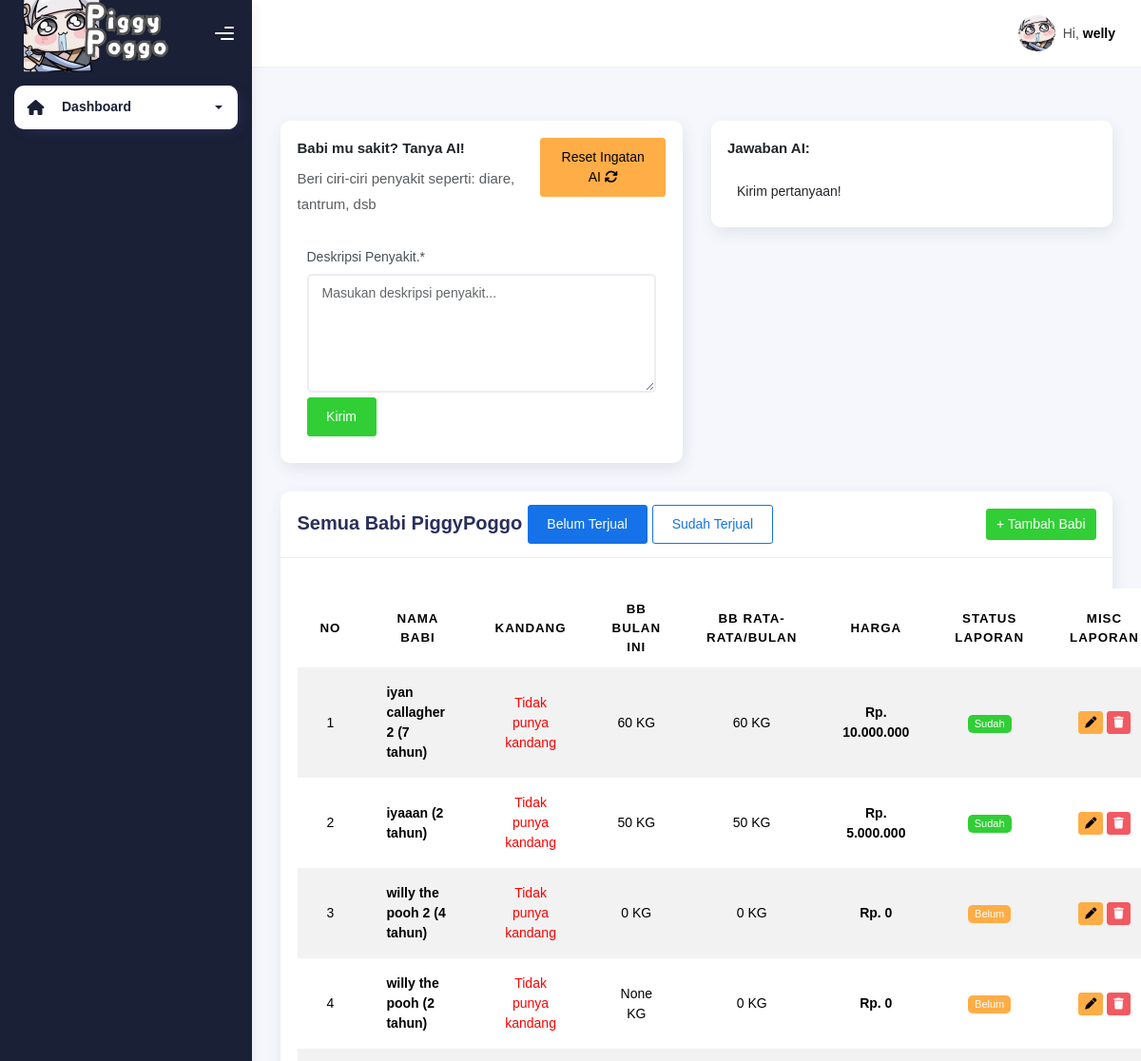
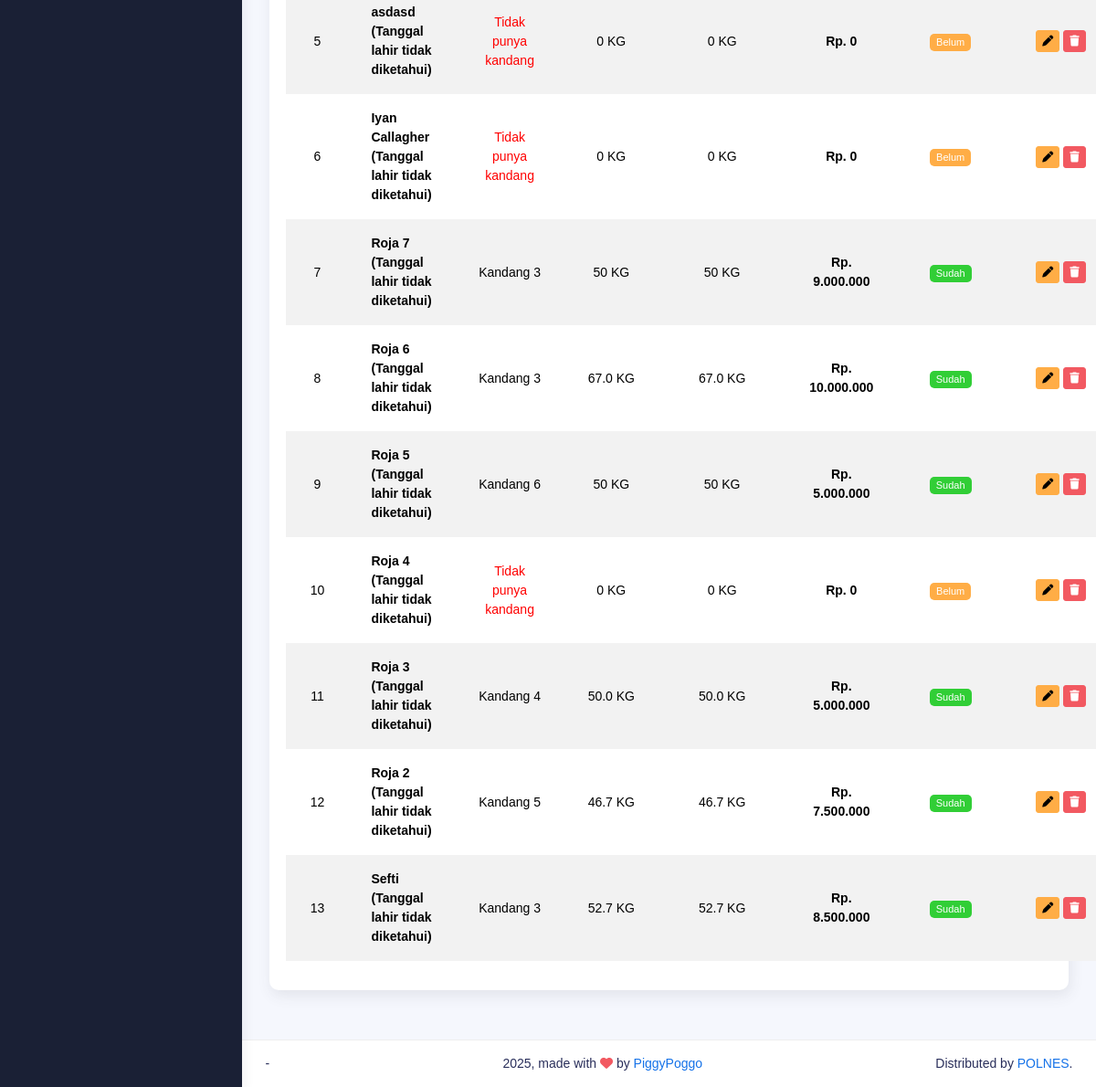
The page /babi (signed in) on the database as committed earlier (2 pictures, top to bottom).
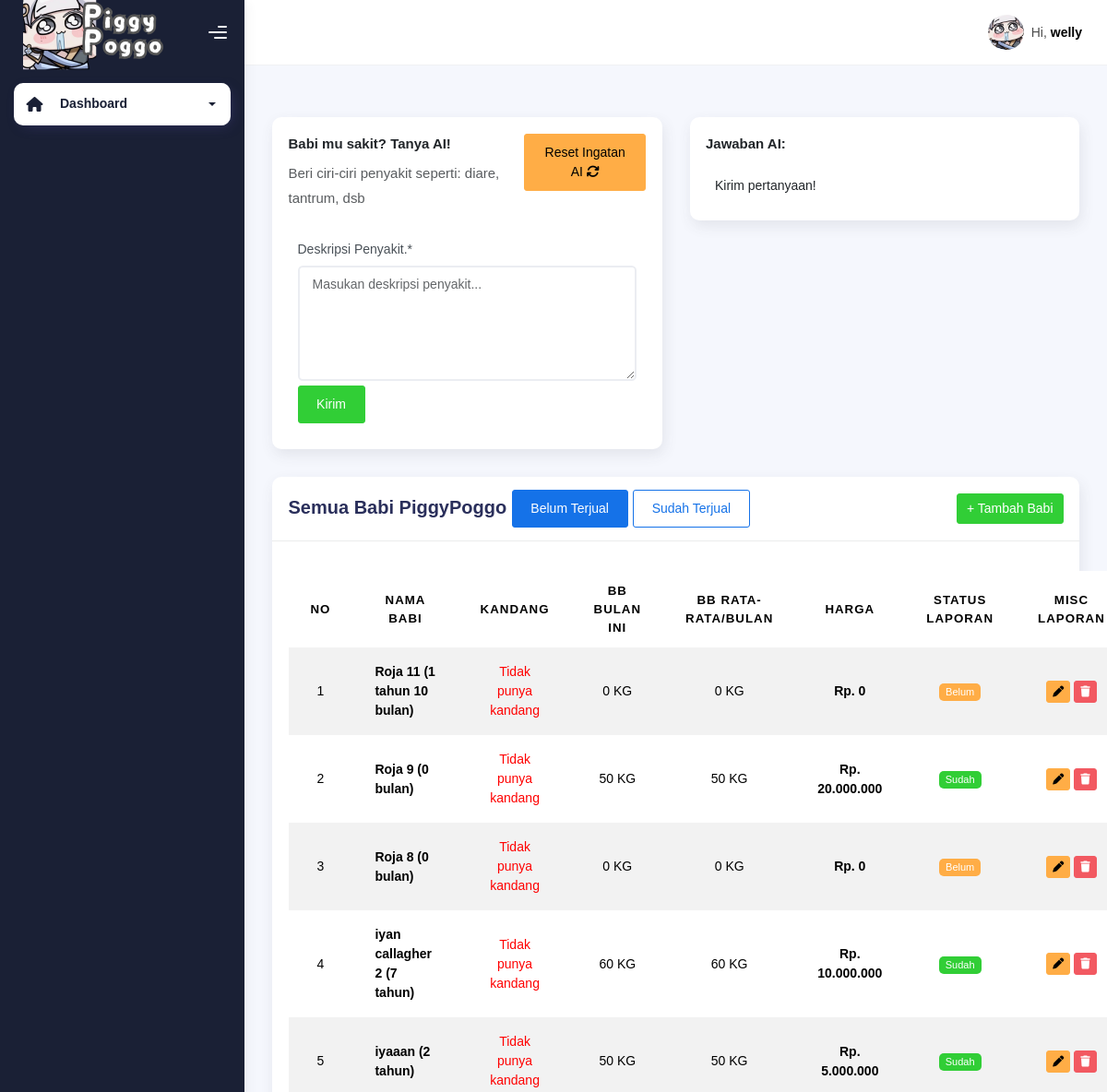
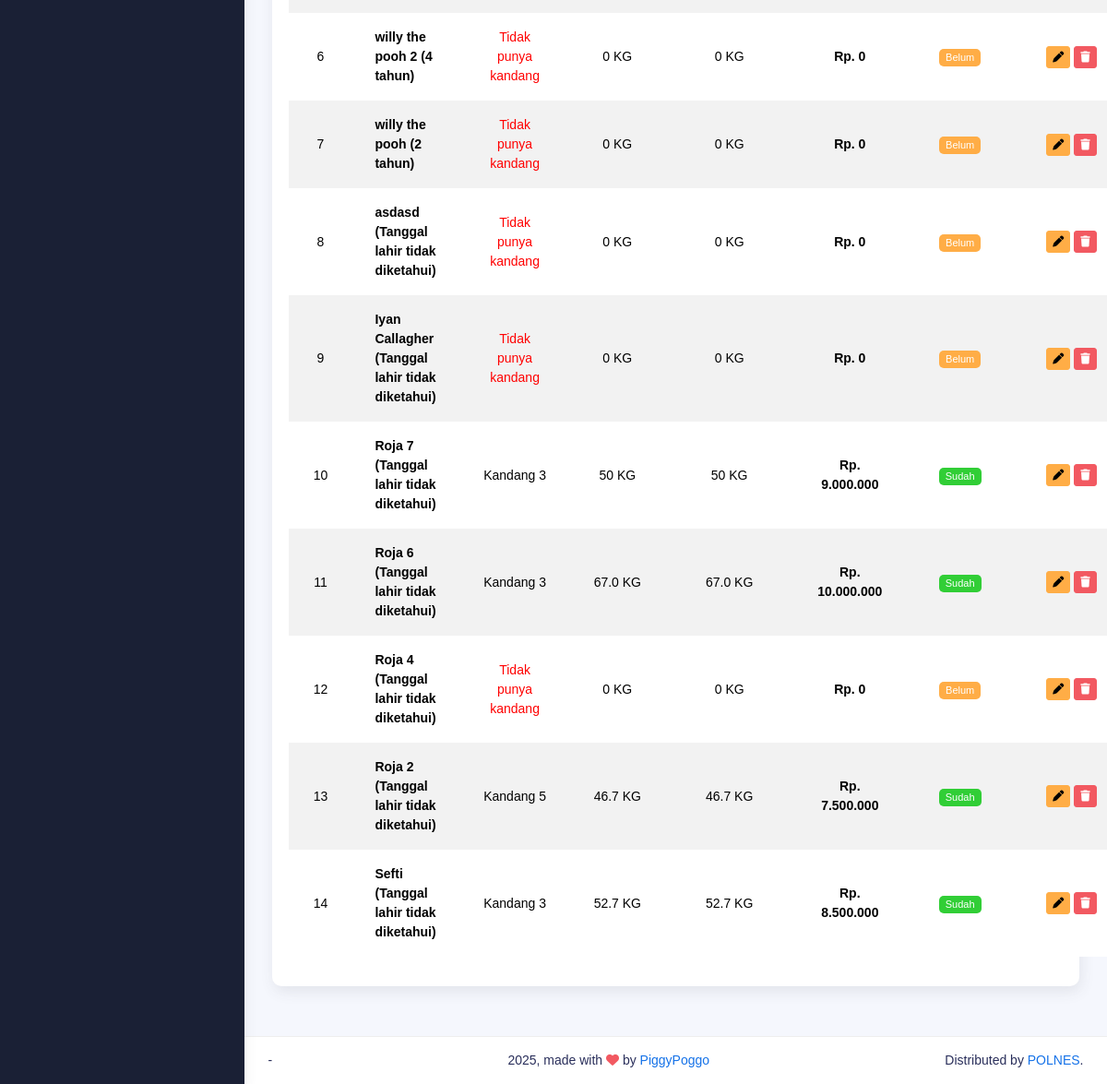
The same page on the database as committed later (2 pictures, top to bottom).
### piggypoggo_app/models.py (models this page shows, shortened)
class Babi(models.Model):
    nama_babi = models.CharField(max_length=50, null=True, blank=True)
    kandang = models.ForeignKey(Kandang, null=True, blank=True, on_delete=models.SET_NULL)
    terjual = models.BooleanField(default=False)
    harga = models.IntegerField(default=0)
    sakit = models.BooleanField(default=False)
    tanggal_lahir = models.DateField(null=True, blank=True)
    def __str__(self):
        return f'{self.nama_babi}'
    def get_usia(self):
        if self.tanggal_lahir is None:
            return "Tanggal lahir tidak diketahui"
        today = date.today()
        years_diff = today.year - self.tanggal_lahir.year
        months_diff = today.month - self.tanggal_lahir.month
        days_diff = today.day - self.tanggal_lahir.day
        usia_months = years_diff * 12 + months_diff
        if days_diff < 0:
            usia_months -= 1
        if usia_months < 0:
            return "Tanggal lahir tidak valid"
        years = usia_months // 12
        months = usia_months % 12
        if years > 0:
            if months > 0:
                return f"{years} tahun {months} bulan"
            else:
                return f"{years} tahun"
        else:
            return f"{months} bulan"

class Laporan(models.Model):
    babi = models.ForeignKey(Babi, on_delete=models.CASCADE, null=True, blank=True)
    tanggal = models.DateTimeField(null=True, blank=True)
    berat_badan = models.CharField(max_length=10, null=True, blank=True)
    obat = models.BooleanField(default=False)
    foto_babi = models.ImageField(upload_to='foto_babi/', blank=True, null=True)

class Kandang(models.Model):
    nomor_kandang = models.IntegerField(null=True, blank=True)
    def __str__(self):
        return f'{self.nomor_kandang}'

### piggypoggo_app/views.py (the view, shortened to what this page needs)
# urls.py: path('babi', views.babi, name="babi"),
@login_required
@status_required([1, 2])
def babi(request):
    status = request.GET.get('status')
    today = now().date()
    current_month = today.month
    current_year = today.year
    selected_status = status
    if status == 'terjual':
        all_babis = Babi.objects.filter(terjual=True).order_by('-pk')
    else:
        all_babis = Babi.objects.filter(terjual=False).order_by('-pk')
    for babi in all_babis:
        laporans = Laporan.objects.filter(babi=babi)
        babi.bb_rata_rata = 0
        babi.bb_bulan_ini = 0
        babi.harga_bulan_ini = 0
        if laporans:
            babi.bb_bulan_ini = laporans.last().berat_badan
            babi.harga_bulan_ini = format_number(babi.harga)
            for laporan in laporans:
                if laporan.berat_badan:
                    babi.bb_rata_rata += Decimal(laporan.berat_badan)
                else:
                    babi.bb_rata_rata = 0
            if babi.bb_rata_rata != 0:
                babi.bb_rata_rata = babi.bb_rata_rata / laporans.count()
        last_laporan = (
            Laporan.objects.filter(babi=babi)
            .order_by('-tanggal')
            .first()
        )
        if last_laporan.obat == False or last_laporan.berat_badan == 0 or laporan.babi.harga == 0:
            babi.status = 'Belum'
        else:
            babi.status = 'Sudah'
        babi.last_laporan = last_laporan
    context = {
        'on': 'babi',
        'all_babis': all_babis,
        'selected_status': selected_status,
    }
    return render(request, 'babi.html', context)

### piggypoggo_app/views.py (called while the page is built)
def format_number(value):
    try:
        value = int(value)
        return "{:,}".format(value).replace(",", ".")
    except:
        return value

### piggypoggo_app/templates/babi.html (shortened to what the changed rows need)
{% extends "base-dashboard.html" %} {% load static %}
{% block content %}
<div class="container">
    <div class="page-inner">
        <div class="row">
            <div class="col-md-12">
                <div class="card">
                    <div class="card-body">
                        <table class="table table-striped mt-3">
                        <thead>
                            <tr>
                            <th scope="col" style="text-align: center;">No</th>
                            <th scope="col" style="text-align: center;">Nama Babi</th>
                            <th scope="col" style="text-align: center;">Kandang</th>
                            <th scope="col" style="text-align: center;">BB Bulan Ini</th>
                            <th scope="col" style="text-align: center;">BB Rata-Rata/Bulan</th>
                            <th scope="col" style="text-align: center;">Harga</th>
                            <th scope="col" style="text-align: center;">Status Laporan</th>
                            <th scope="col" style="text-align: center;">MISC Laporan</th>
                            </tr>
                        </thead>
                        <tbody>
                            {% for babi in all_babis %}
                            <tr>
                                <td style="text-align: center;">{{ forloop.counter }}</td>
                                <td><b>{{ babi }} ({{ babi.get_usia }})</b></td>
                                <td style="text-align: center;">{% if babi.kandang %}Kandang {{ babi.kandang }}{% else %}<span style="color: red;">Tidak punya kandang</span>{% endif %}</td>
                                <td style="text-align: center;">{{ babi.bb_bulan_ini }} KG</td>
                                <td style="text-align: center;">{{ babi.bb_rata_rata }} KG</td>
                                <td style="text-align: center;"><b>Rp. {{ babi.harga_bulan_ini }}</b></td>
                                <td style="text-align: center;">
                                    {% if babi.terjual %}
                                    <span class="badge badge-success">Terjual</span>
                                    {% else %}
                                    <span class="badge badge-{% if babi.status == 'Belum' %}warning{% else %}success{% endif %}">{{ babi.status }}</span>
                                    {% endif %}
                                </td>
                                <td style="text-align: center;">
                                    {% if babi.terjual %}
                                    <span class="badge badge-success">Terjual</span>
                                    {% else %}
                                    <a href="{% url 'edit-laporan' laporan_pk=babi.last_laporan.pk %}" class="btn btn-warning btn-sm" style="padding: 2px 6px; font-size: 12px;">
                                        <i class="fa fa-pen"></i>
                                    </a>
                                    <a href="#" class="btn btn-danger btn-sm" style="padding: 2px 6px; font-size: 12px;" data-bs-toggle="modal" data-bs-target="#confirmDeleteModal{{ babi.pk }}">
                                        <i class="fa fa-trash"></i>
                                    </a>
                                    {% endif %}
                                </td>
                            </tr>
                            {% endfor %}
                        </tbody>
                        </table>
                    </div>
                </div>
            </div>
        </div>
    </div>
</div>
{% endblock content %}

Rows that differ between the two databases and show on the page:
no longer on this page (row edited): Babi: nama_babi "Roja 5", get_usia "Tanggal lahir tidak diketahui", kandang "6", bb_bulan_ini "50", bb_rata_rata "50", harga_bulan_ini "5.000.000", status "Sudah"
no longer on this page (row edited): Babi: nama_babi "Roja 3", get_usia "Tanggal lahir tidak diketahui", kandang "4", bb_bulan_ini "50.0", bb_rata_rata "50.0", harga_bulan_ini "5.000.000", status "Sudah"
added Babi: nama_babi "Roja 11", get_usia "1 tahun 10 bulan", shows "Tidak punya kandang", bb_bulan_ini "0", bb_rata_rata "0", harga_bulan_ini "0", status "Belum"
added Babi: nama_babi "Roja 9", get_usia "0 bulan", shows "Tidak punya kandang", bb_bulan_ini "50", bb_rata_rata "50", harga_bulan_ini "20.000.000", status "Sudah"
added Babi: nama_babi "Roja 8", get_usia "0 bulan", shows "Tidak punya kandang", bb_bulan_ini "0", bb_rata_rata "0", harga_bulan_ini "0", status "Belum"
computed for Babi "willy the pooh": bb_bulan_ini "None" → "0"
